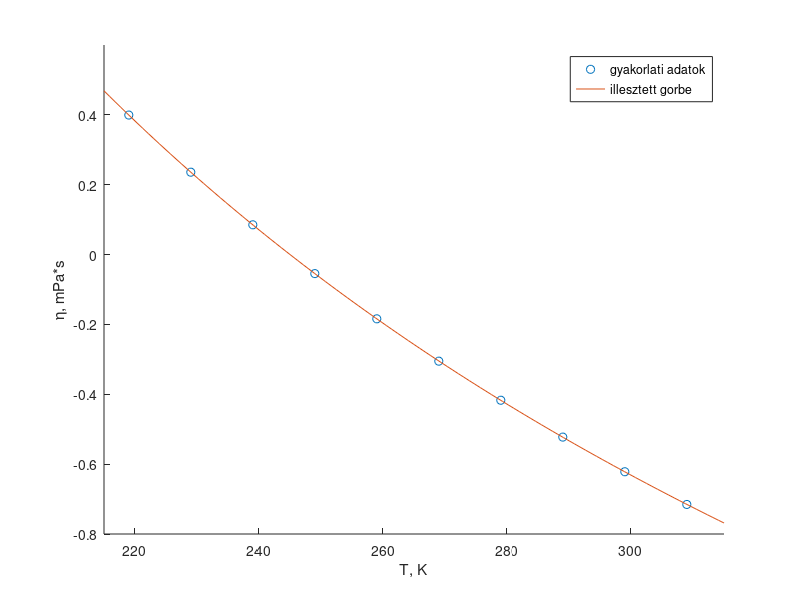
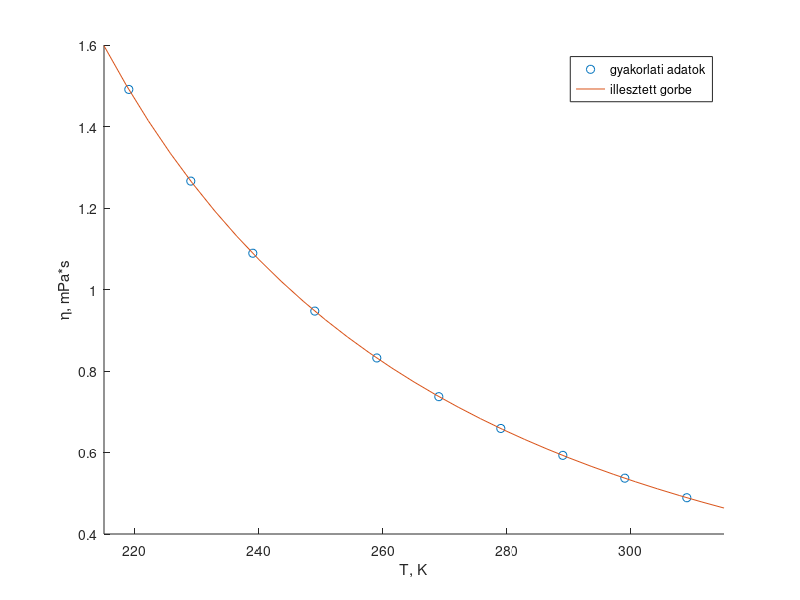

Here is the MATLAB script that generated these plots, in order:
clc(); clear(); close('all');

%Adatok
T =transpose( 219 : 10 : 309 );
viszk = [1.491, 1.266, 1.089, 0.947, 0.832, 0.737, 0.659, 0.593, 0.537, 0.489]';
T_intv = [215, 315];

%Megoldas - Linearis
log_T = log(T);
log_viszk = log(viszk);
recip_T = 1 ./ T;

M = [ ones( length( T ) , 1), recip_T, log_T ]; %egyutthatomatrix
eredm = mldivide(M, log_viszk);
A = eredm (1); B = eredm (2); C = eredm (3);

fgv_log_viszk = @ (T) A + B ./ T + C * log(T);
fgv_viszk = @ (T) exp(A + B ./ T + C * log(T));

%%Megoldas - Nemlinearis
fgv_viszk_lsqcf = @ (alfa, T) exp(alfa(1) + alfa(2) ./ T + alfa(3) * log(T));
kezd_ertk = [ -10, 1000, 0 ];
eredm_nlin = lsqcurvefit( fgv_viszk_lsqcf, kezd_ertk, T, viszk)


%Abrazolas
figure (1);
hold ('on')
plot (T, log_viszk, 'o');
fplot (fgv_log_viszk, T_intv)
hold ('off')
xlabel ('T, K'); ylabel ('\eta, mPa*s');
legend ('gyakorlati adatok', 'illesztett gorbe');
ylim ([ -.8, .6])

figure (2)
hold ('on')
plot (T, viszk, 'o');
fplot (fgv_viszk, T_intv)
hold ('off')
xlabel ('T, K'); ylabel ('\eta, mPa*s');
legend ('gyakorlati adatok', 'illesztett gorbe');
